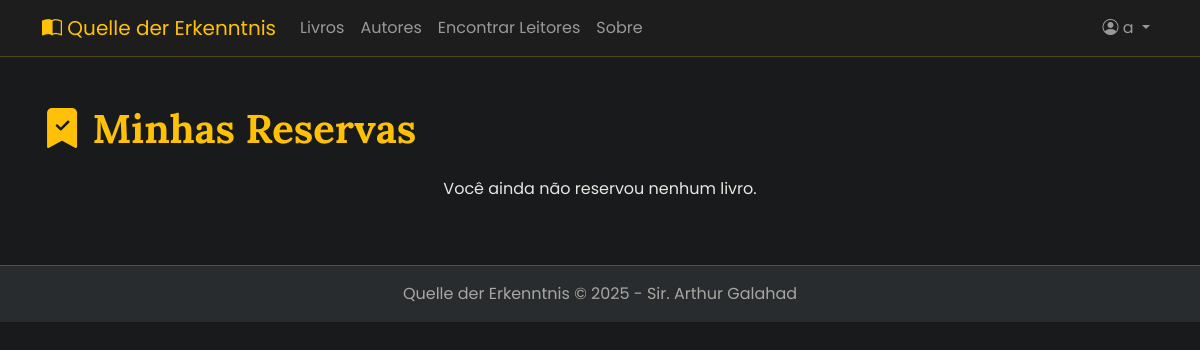
The page /my_reservations (signed in) on the database as committed earlier.
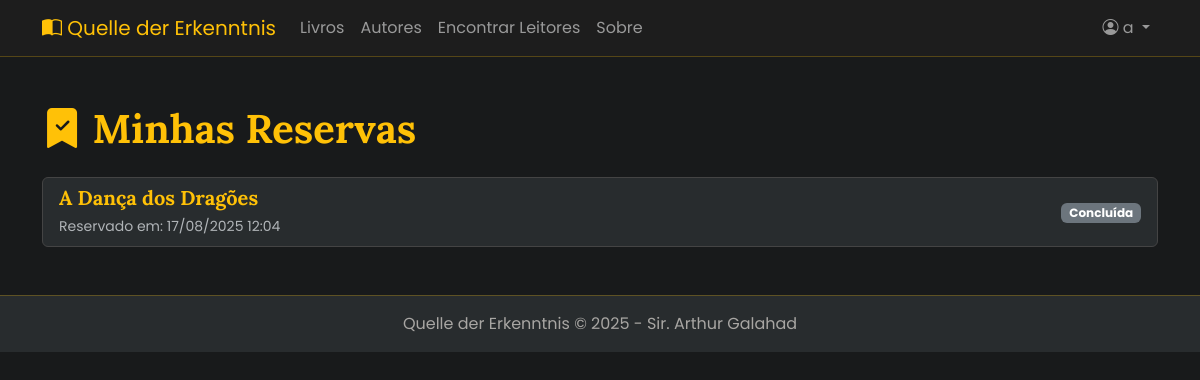
The same page on the database as committed later.
### tables this page shows
CREATE TABLE users (
  id INTEGER PRIMARY KEY AUTOINCREMENT,
  username TEXT UNIQUE NOT NULL,
  password_hash TEXT NOT NULL,
  bio TEXT,
  pfp_url TEXT DEFAULT 'https://upload.wikimedia.org/wikipedia/commons/thumb/a/a4/Le_Penseur_by_Rodin_%28Kunsthalle_Bielefeld%29_2014-04-10.JPG/1200px-Le_Penseur_by_Rodin_%28Kunsthalle_Bielefeld%29_2014-04-10.JPG',
  created_at TIMESTAMP NOT NULL DEFAULT CURRENT_TIMESTAMP
);

CREATE TABLE reservations (
  id INTEGER PRIMARY KEY AUTOINCREMENT,
  user_id INTEGER NOT NULL,
  book_id INTEGER NOT NULL,
  reservation_date TIMESTAMP NOT NULL DEFAULT CURRENT_TIMESTAMP,
  status TEXT NOT NULL, 
  FOREIGN KEY (user_id) REFERENCES users (id),
  FOREIGN KEY (book_id) REFERENCES books (id)
);

CREATE TABLE books (
  id INTEGER PRIMARY KEY AUTOINCREMENT,
  title TEXT NOT NULL,
  publication_year INTEGER,
  review TEXT,
  critic_score REAL,
  cover_image_url TEXT,
  author_id INTEGER NOT NULL, 
  FOREIGN KEY (author_id) REFERENCES authors (id)
);

### app/routes.py (the view)
@bp.route('/my_reservations')
@login_required
def my_reservations():
    reservations = reservation_service.get_user_reservations(g.user['id'])
    return render_template('reservations/my_reservations.html', reservations=reservations)

### app/database.py (called while the page is built)
def get_db():
    if 'db' not in g:
        g.db = sqlite3.connect(
            current_app.config['DATABASE'],
            detect_types=sqlite3.PARSE_DECLTYPES
        )
        g.db.row_factory = sqlite3.Row
        g.db.create_function("unaccent", 1, unaccent_function)
    return g.db

### app/repositories.py (called while the page is built)
    def find_by_id(self, user_id):
        return get_db().execute('SELECT * FROM users WHERE id = ?', (user_id,)).fetchone()

    def get_friend_requests(self, user_id):
        return get_db().execute(
            """SELECT u.id, u.username, u.pfp_url FROM friendships f
               JOIN users u ON f.requester_id = u.id
               WHERE f.addressee_id = ? AND f.status = 'pending'""",
            (user_id,)
        ).fetchall()

    def find_by_user_id(self, user_id):
        return get_db().execute("""
            SELECT r.id, r.status, r.reservation_date, b.title, b.id as book_id
            FROM reservations r
            JOIN books b ON r.book_id = b.id
            WHERE r.user_id = ?
            ORDER BY r.reservation_date DESC
        """, (user_id,)).fetchall()

### app/routes.py (called while the page is built)
def login_required(view):
    @functools.wraps(view)
    def wrapped_view(**kwargs):
        if g.user is None:
            flash('Você precisa estar logado para acessar esta página.', 'warning')
            return redirect(url_for('main.login'))
        return view(**kwargs)
    return wrapped_view

@bp.before_app_request
def load_logged_in_user():
    user_id = session.get('user_id')
    if user_id is None:
        g.user = None
        g.friend_requests = []
    else:
        g.user = user_service.repo.find_by_id(user_id)
        if g.user:
            g.friend_requests = user_service.get_friend_requests(g.user['id'])
        else:
            g.friend_requests = []

### app/services.py (called while the page is built)
    def get_friend_requests(self, user_id):
        return self.repo.get_friend_requests(user_id)

    def get_user_reservations(self, user_id):
        return self.repo.find_by_user_id(user_id)

### app/templates/reservations/my_reservations.html (shortened to what this page needs)
{% extends 'base.html' %}
{% block content %}
<h1 class="mb-4"><i class="bi bi-bookmark-check-fill"></i> Minhas Reservas</h1>
<div class="list-group">
    {% for reservation in reservations %}
    <div class="list-group-item d-flex justify-content-between align-items-center">
        <div>
            <h5 class="mb-1"><a href="{{ url_for('main.book_detail', book_id=reservation.book_id) }}">{{ reservation.title }}</a></h5>
            <small class="text-muted">Reservado em: {{ reservation.reservation_date.strftime('%d/%m/%Y %H:%M') }}</small>
        </div>
        <div>
            {% if reservation.status == 'Ativa' %}
                <span class="badge text-bg-info me-2">Ativa</span>
                <form action="{{ url_for('main.return_book', reservation_id=reservation.id) }}" method="POST" class="d-inline">
                    <button type="submit" class="btn btn-sm btn-success">Devolver</button>
                </form>
            {% else %}
                <span class="badge text-bg-secondary">Concluída</span>
            {% endif %}
        </div>
    </div>
    {% else %}
    <p class="text-center">Você ainda não reservou nenhum livro.</p>
    {% endfor %}
</div>
{% endblock %}

### app/templates/base.html (shortened to what this page needs)
<!doctype html>
<html lang="pt-BR" data-bs-theme="dark">
<head>
    <link href="https://cdn.jsdelivr.net/npm/bootstrap@5.3.3/dist/css/bootstrap.min.css" rel="stylesheet">
    <link rel="stylesheet" href="https://cdn.jsdelivr.net/npm/bootstrap-icons@1.11.3/font/bootstrap-icons.min.css">
    <link href="https://unpkg.com/aos@2.3.1/dist/aos.css" rel="stylesheet">
    <link rel="stylesheet" href="{{ url_for('static', filename='css/style.css') }}">
</head>
<body>
    {% include 'partials/_navbar.html' %}
    <main class="container my-5">
        {% block content %}{% endblock %}
    </main>
    {% include 'partials/_footer.html' %}
</body>
</html>

### app/templates/partials/_navbar.html (shortened to what this page needs)
<nav class="navbar navbar-expand-lg bg-body-tertiary border-bottom" data-bs-theme="dark" style="position: relative; z-index: 1030;">
    <div class="container">
      <a class="navbar-brand" href="{{ url_for('main.index') }}">
        <i class="bi bi-book-half"></i> Quelle der Erkenntnis
      </a>
      <div class="collapse navbar-collapse" id="navbarNav">
        <ul class="navbar-nav me-auto mb-2 mb-lg-0">
          <li class="nav-item">
            <a class="nav-link" href="{{ url_for('main.list_books') }}">Livros</a>
          </li>
          <li class="nav-item">
            <a class="nav-link" href="{{ url_for('main.list_authors') }}">Autores</a>
          </li>
          <li class="nav-item">
            <a class="nav-link" href="{{ url_for('main.users_list') }}">Encontrar Leitores</a>
          </li>
           <li class="nav-item">
            <a class="nav-link" href="{{ url_for('main.about') }}">Sobre</a>
          </li>
        </ul>
        <ul class="navbar-nav">
          {% if g.user %}
            <li class="nav-item dropdown">
              <a class="nav-link dropdown-toggle" href="#" role="button" data-bs-toggle="dropdown" aria-expanded="false">
                <i class="bi bi-person-circle"></i>
                {{ g.user.username }}
              </a>
            </li>
          {% endif %}
        </ul>
      </div>
    </div>
</nav>

### app/templates/partials/_footer.html
<footer
    class="footer mt-auto py-3 bg-body-tertiary border-top text-center"
    data-bs-theme="dark"
>
    <div class="container">
        <span class="text-body-secondary"
            >Quelle der Erkenntnis &copy; 2025 - Sir. Arthur Galahad</span
        >
    </div>
</footer>

### app/static/css/style.css (style rules this page uses)
:root { --color-background: #181a1b; --color-surface: #282c2e; --color-primary: #ffc107; --color-primary-hover: #ffd54f; --color-text: #e8e6e3; --color-text-secondary: #a8a6a3; --font-primary: 'Poppins', sans-serif; --font-secondary: 'Lora', serif; --border-radius: 8px; --shadow: 0 4px 20px rgba(0, 0, 0, 0.5); }
body { background-color: var(--color-background); color: var(--color-text); font-family: var(--font-primary); }
h1, h2, h3, h4, h5, h6 { font-family: var(--font-secondary); font-weight: 700; }
h1, h2, .navbar-brand { color: var(--color-primary); }
a { color: var(--color-primary); text-decoration: none; transition: color 0.2s ease; }
.navbar { background-color: rgba(30, 30, 30, 0.9) !important; backdrop-filter: blur(5px); border-bottom: 1px solid rgba(255, 193, 7, 0.25) !important; position: relative; z-index: 1030; }
.footer { background-color: var(--color-surface) !important; color: var(--color-text-secondary) !important; border-top: 1px solid rgba(255, 193, 7, 0.25) !important; }
.text-body-secondary { color: var(--color-text-secondary) !important; }
.list-group-item { background-color: var(--color-surface); border-color: #444; }

Rows that differ between the two databases and show on the page:
added reservations: title "A Dança dos Dragões", reservation_date "17/08/2025 12:04", status "Concluída"
Other text that changed with them:
text no longer shown: "Você ainda não reservou nenhum livro."
